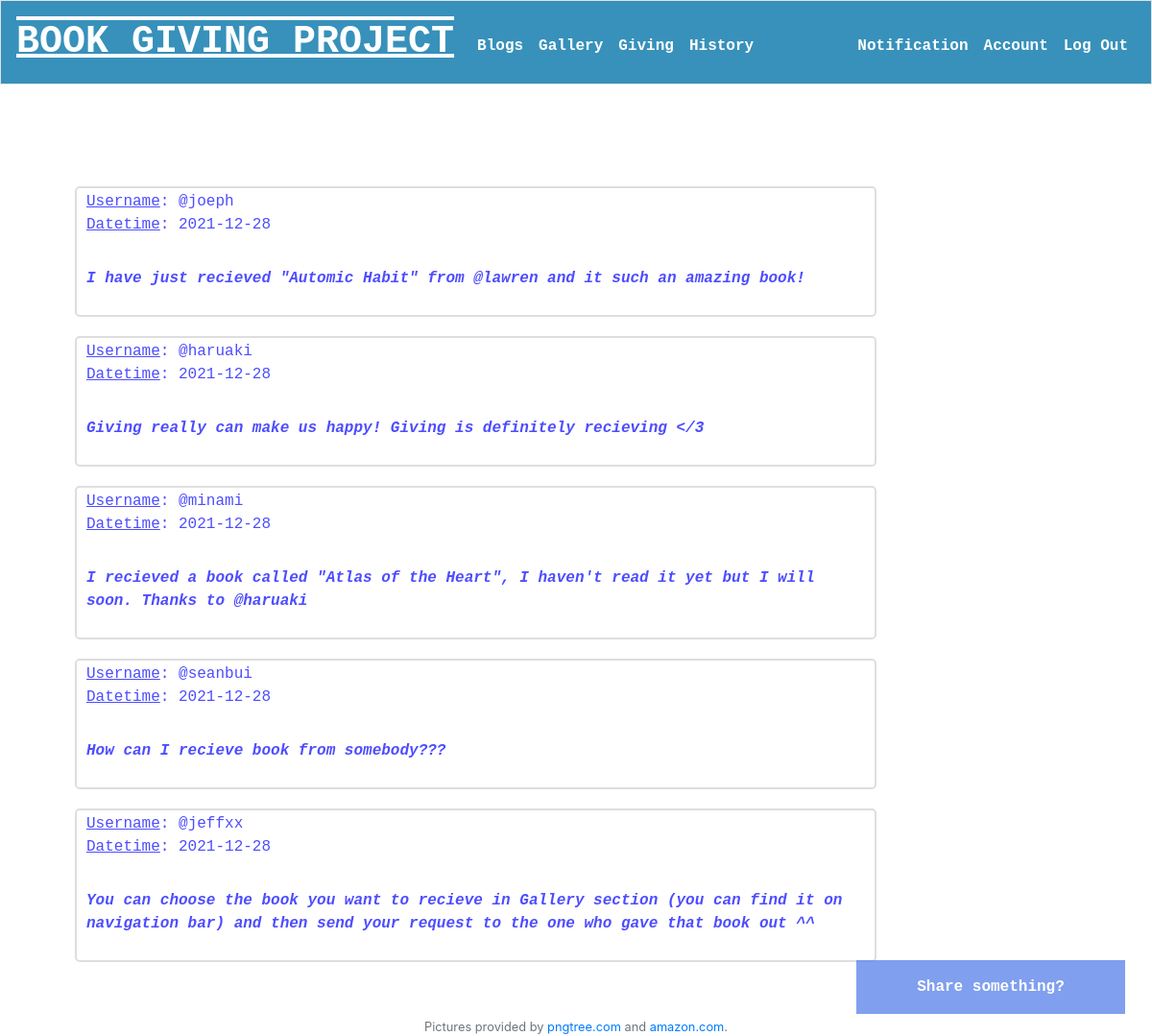
Page /blogs (signed in) on the committed database.
### tables this page shows
CREATE TABLE blogs(id INTEGER, user_id INTEGER, username TEXT, datetime NUMERIC, shares TEXT NOT NULL, PRIMARY KEY(id), FOREIGN KEY (user_id) REFERENCES basic(id));

### application.py (the view, shortened to what this page needs)
@app.route("/blogs", methods=["GET", 'POST'])
@login_required
def blogs():
    if request.method == 'GET':
        blogs = db.execute('SELECT * FROM blogs')
        return render_template("blogs.html", blogs=blogs)

### application.py (called while the page is built)
@app.after_request
def after_request(response):
    response.headers["Cache-Control"] = "no-cache, no-store, must-revalidate"
    response.headers["Expires"] = 0
    response.headers["Pragma"] = "no-cache"
    return response

### helpers.py (called while the page is built)
def login_required(f):
    @wraps(f)
    def decorated_function(*args, **kwargs):
        if session.get("user_id") is None:
            return redirect("/login")
        return f(*args, **kwargs)
    return decorated_function

### templates/blogs.html (shortened to what this page needs)
{% extends "layout.html" %}
{% block main %}
    <br>
    <br>
    {% for blog in blogs %}
        {% if blog['user_id'] == session.user_id %}
            <div class="blog-container user">
                <div style="line-height: 0.5">
                    <p>@me</p>
                    <p><span style="text-decoration: underline 1px">Datetime</span>: {{ blog['datetime'] }}</p>
                </div>
                <br>
                <p style="font-style: italic; font-weight: bold">{{ blog['shares'] }}</p>
            </div>
        {% else %}
            <div class="blog-container others">
                <div style="line-height: 0.5">
                    <p><span style="text-decoration: underline 1px">Username</span>: @<span>{{ blog['username'] }}</span></p>
                    <p><span style="text-decoration: underline 1px">Datetime</span>: {{ blog['datetime'] }}</p>
                </div>
                <br>
                <p style="font-style: italic; font-weight: bold">{{ blog['shares'] }}</p>
            </div>
        {% endif %}
    {% endfor %}
    <button class="open-button" onclick="openForm()">Share something?</button>
{% endblock %}

### static/layout.css (style rules this page uses)
.blog-container { border: 2px solid #dedede; background-color: #f1f1f1; border-radius: 5px; padding: 10px; margin: 10px 0; }
.others { text-align: left; float: left; width: 80%; color: #4d4dff; background-color: white; }
.open-button { background-color: #6188ea; font-weight: bold; color: white; padding: 16px 20px; border: none; cursor: pointer; opacity: 0.8; position: fixed; bottom: 23px; right: 28px; width: 280px; }

### rows in the picture
blogs: username "joeph", datetime "2021-12-28", shares "I have just recieved \"Automic Habit\" from @lawren and it such an amazing book!"
blogs: username "haruaki", datetime "2021-12-28", shares "Giving really can make us happy! Giving is definitely recieving </3"
blogs: username "minami", datetime "2021-12-28", shares "I recieved a book called \"Atlas of the Heart\", I haven't read it yet but I will soon. Thanks to @haruaki"
blogs: username "seanbui", datetime "2021-12-28", shares "How can I recieve book from somebody???"
blogs: username "jeffxx", datetime "2021-12-28", shares "You can choose the book you want to recieve in Gallery section (you can find it on navigation bar) and then send your request to the one who gave that book out ^^"
